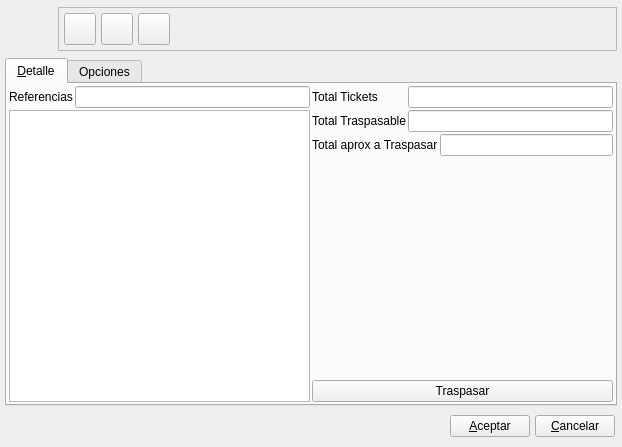
<ui version="4.0" >
 <author>Tomeu Borras</author>
 <class>Z2ZBase</class>
 <widget class="QWidget" name="Z2ZBase" >
  <property name="geometry" >
   <rect>
    <x>0</x>
    <y>0</y>
    <width>622</width>
    <height>447</height>
   </rect>
  </property>
  <property name="focusPolicy" >
   <enum>Qt::StrongFocus</enum>
  </property>
  <property name="windowTitle" >
   <string>Traspaso de Z</string>
  </property>
  <property name="windowIcon" >
   <iconset resource="../../../bulmages.qrc" >
    <normaloff>:/Images/cash.svg</normaloff>:/Images/cash.svg</iconset>
  </property>
  <layout class="QGridLayout" >
   <property name="margin" >
    <number>5</number>
   </property>
   <property name="spacing" >
    <number>5</number>
   </property>
   <item row="0" column="0" colspan="2" >
    <layout class="QHBoxLayout" >
     <property name="spacing" >
      <number>5</number>
     </property>
     <property name="margin" >
      <number>0</number>
     </property>
     <item>
      <widget class="QLabel" name="pixmapLabel1" >
       <property name="sizePolicy" >
        <sizepolicy vsizetype="Fixed" hsizetype="Fixed" >
         <horstretch>0</horstretch>
         <verstretch>0</verstretch>
        </sizepolicy>
       </property>
       <property name="minimumSize" >
        <size>
         <width>48</width>
         <height>48</height>
        </size>
       </property>
       <property name="maximumSize" >
        <size>
         <width>48</width>
         <height>48</height>
        </size>
       </property>
       <property name="pixmap" >
        <pixmap resource="../../../bulmages.qrc" >:/Images/cash.svg</pixmap>
       </property>
       <property name="scaledContents" >
        <bool>true</bool>
       </property>
      </widget>
     </item>
     <item>
      <widget class="QFrame" name="frame_2" >
       <property name="sizePolicy" >
        <sizepolicy vsizetype="Fixed" hsizetype="Expanding" >
         <horstretch>0</horstretch>
         <verstretch>0</verstretch>
        </sizepolicy>
       </property>
       <property name="frameShape" >
        <enum>QFrame::StyledPanel</enum>
       </property>
       <property name="frameShadow" >
        <enum>QFrame::Raised</enum>
       </property>
       <layout class="QHBoxLayout" >
        <property name="spacing" >
         <number>5</number>
        </property>
        <property name="margin" >
         <number>5</number>
        </property>
        <item>
         <widget class="QToolButton" name="mui_guardar" >
          <property name="minimumSize" >
           <size>
            <width>32</width>
            <height>32</height>
           </size>
          </property>
          <property name="maximumSize" >
           <size>
            <width>32</width>
            <height>32</height>
           </size>
          </property>
          <property name="toolTip" >
           <string>Guardar factura</string>
          </property>
          <property name="whatsThis" >
           <string>Guardar factura</string>
          </property>
          <property name="text" >
           <string/>
          </property>
          <property name="icon" >
           <iconset resource="../../../bulmages.qrc" >
            <normaloff>:/Images/edit-save.svg</normaloff>:/Images/edit-save.svg</iconset>
          </property>
          <property name="iconSize" >
           <size>
            <width>32</width>
            <height>32</height>
           </size>
          </property>
         </widget>
        </item>
        <item>
         <widget class="QToolButton" name="mui_borrar" >
          <property name="minimumSize" >
           <size>
            <width>32</width>
            <height>32</height>
           </size>
          </property>
          <property name="maximumSize" >
           <size>
            <width>32</width>
            <height>32</height>
           </size>
          </property>
          <property name="toolTip" >
           <string>Borrar factura</string>
          </property>
          <property name="whatsThis" >
           <string>Borrar factura</string>
          </property>
          <property name="text" >
           <string/>
          </property>
          <property name="icon" >
           <iconset resource="../../../bulmages.qrc" >
            <normaloff>:/Images/edit-delete.svg</normaloff>:/Images/edit-delete.svg</iconset>
          </property>
          <property name="iconSize" >
           <size>
            <width>32</width>
            <height>32</height>
           </size>
          </property>
         </widget>
        </item>
        <item>
         <widget class="QToolButton" name="mui_imprimir" >
          <property name="minimumSize" >
           <size>
            <width>32</width>
            <height>32</height>
           </size>
          </property>
          <property name="maximumSize" >
           <size>
            <width>32</width>
            <height>32</height>
           </size>
          </property>
          <property name="toolTip" >
           <string>Imprimir factura</string>
          </property>
          <property name="whatsThis" >
           <string>Imprimir factura</string>
          </property>
          <property name="text" >
           <string/>
          </property>
          <property name="icon" >
           <iconset resource="../../../bulmages.qrc" >
            <normaloff>:/Images/document-print.svg</normaloff>:/Images/document-print.svg</iconset>
          </property>
          <property name="iconSize" >
           <size>
            <width>32</width>
            <height>32</height>
           </size>
          </property>
         </widget>
        </item>
        <item>
         <spacer>
          <property name="orientation" >
           <enum>Qt::Horizontal</enum>
          </property>
          <property name="sizeType" >
           <enum>QSizePolicy::Preferred</enum>
          </property>
          <property name="sizeHint" stdset="0" >
           <size>
            <width>16</width>
            <height>26</height>
           </size>
          </property>
         </spacer>
        </item>
        <item>
         <widget class="QFrame" name="mui_plugbotones" >
          <property name="sizePolicy" >
           <sizepolicy vsizetype="Fixed" hsizetype="Fixed" >
            <horstretch>0</horstretch>
            <verstretch>0</verstretch>
           </sizepolicy>
          </property>
          <property name="frameShape" >
           <enum>QFrame::NoFrame</enum>
          </property>
          <property name="frameShadow" >
           <enum>QFrame::Plain</enum>
          </property>
          <property name="lineWidth" >
           <number>0</number>
          </property>
         </widget>
        </item>
        <item>
         <spacer>
          <property name="orientation" >
           <enum>Qt::Horizontal</enum>
          </property>
          <property name="sizeType" >
           <enum>QSizePolicy::Expanding</enum>
          </property>
          <property name="sizeHint" stdset="0" >
           <size>
            <width>21</width>
            <height>26</height>
           </size>
          </property>
         </spacer>
        </item>
       </layout>
      </widget>
     </item>
    </layout>
   </item>
   <item row="2" column="0" colspan="2" >
    <layout class="QHBoxLayout" >
     <property name="spacing" >
      <number>5</number>
     </property>
     <property name="margin" >
      <number>2</number>
     </property>
     <item>
      <spacer>
       <property name="orientation" >
        <enum>Qt::Horizontal</enum>
       </property>
       <property name="sizeHint" stdset="0" >
        <size>
         <width>436</width>
         <height>27</height>
        </size>
       </property>
      </spacer>
     </item>
     <item>
      <widget class="QPushButton" name="mui_aceptar" >
       <property name="text" >
        <string>&amp;Aceptar</string>
       </property>
      </widget>
     </item>
     <item>
      <widget class="QPushButton" name="mui_cancelar" >
       <property name="text" >
        <string>&amp;Cancelar</string>
       </property>
      </widget>
     </item>
    </layout>
   </item>
   <item row="1" column="0" colspan="2" >
    <widget class="QTabWidget" name="m_desdfgs" >
     <property name="enabled" >
      <bool>true</bool>
     </property>
     <property name="currentIndex" >
      <number>0</number>
     </property>
     <widget class="QWidget" name="tab1" >
      <property name="geometry" >
       <rect>
        <x>0</x>
        <y>0</y>
        <width>608</width>
        <height>317</height>
       </rect>
      </property>
      <attribute name="title" >
       <string>&amp;Detalle</string>
      </attribute>
      <layout class="QGridLayout" name="gridLayout_3" >
       <item rowspan="3" row="0" column="0" >
        <layout class="QGridLayout" name="gridLayout" >
         <item row="0" column="0" >
          <widget class="QLabel" name="label" >
           <property name="text" >
            <string>Referencias</string>
           </property>
          </widget>
         </item>
         <item row="0" column="1" >
          <widget class="QLineEdit" name="mui_referencia" />
         </item>
         <item row="1" column="0" colspan="2" >
          <widget class="QListWidget" name="mui_listarefs" />
         </item>
        </layout>
       </item>
       <item row="0" column="1" >
        <layout class="QGridLayout" name="gridLayout_2" >
         <item row="0" column="0" >
          <widget class="QLabel" name="label_2" >
           <property name="text" >
            <string>Total Tickets</string>
           </property>
          </widget>
         </item>
         <item row="0" column="1" colspan="2" >
          <widget class="QLineEdit" name="mui_totaltickets" >
           <property name="readOnly" >
            <bool>true</bool>
           </property>
          </widget>
         </item>
         <item row="1" column="0" >
          <widget class="QLabel" name="label_3" >
           <property name="text" >
            <string>Total Traspasable</string>
           </property>
          </widget>
         </item>
         <item row="1" column="1" colspan="2" >
          <widget class="QLineEdit" name="mui_totaltraspasable" >
           <property name="readOnly" >
            <bool>true</bool>
           </property>
          </widget>
         </item>
         <item row="2" column="0" colspan="2" >
          <widget class="QLabel" name="label_4" >
           <property name="text" >
            <string>Total aprox a Traspasar</string>
           </property>
          </widget>
         </item>
         <item row="2" column="2" >
          <widget class="QLineEdit" name="mui_totaltraspasado" />
         </item>
        </layout>
       </item>
       <item row="1" column="1" >
        <spacer name="verticalSpacer" >
         <property name="orientation" >
          <enum>Qt::Vertical</enum>
         </property>
         <property name="sizeHint" stdset="0" >
          <size>
           <width>20</width>
           <height>165</height>
          </size>
         </property>
        </spacer>
       </item>
       <item row="2" column="1" >
        <widget class="QPushButton" name="mui_traspasar" >
         <property name="text" >
          <string>Traspasar</string>
         </property>
        </widget>
       </item>
      </layout>
     </widget>
     <widget class="QWidget" name="Tab2" >
      <property name="geometry" >
       <rect>
        <x>0</x>
        <y>0</y>
        <width>608</width>
        <height>317</height>
       </rect>
      </property>
      <attribute name="title" >
       <string>Opciones</string>
      </attribute>
      <layout class="QGridLayout" name="gridLayout_4" >
       <item rowspan="3" row="0" column="0" >
        <layout class="QVBoxLayout" name="verticalLayout_2" >
         <item>
          <widget class="QLabel" name="label_5" >
           <property name="text" >
            <string>Excluir Familias</string>
           </property>
          </widget>
         </item>
         <item>
          <widget class="QTreeWidget" name="treeWidget" >
           <column>
            <property name="text" >
             <string>1</string>
            </property>
           </column>
          </widget>
         </item>
        </layout>
       </item>
       <item row="0" column="1" >
        <layout class="QVBoxLayout" name="verticalLayout" >
         <item>
          <widget class="QLabel" name="label_6" >
           <property name="text" >
            <string>Excluir Articulo</string>
           </property>
          </widget>
         </item>
         <item>
          <widget class="QLineEdit" name="lineEdit_5" />
         </item>
        </layout>
       </item>
       <item row="1" column="1" >
        <widget class="QListWidget" name="listWidget_2" />
       </item>
       <item row="2" column="1" >
        <layout class="QHBoxLayout" name="horizontalLayout" >
         <item>
          <widget class="QLabel" name="label_7" >
           <property name="text" >
            <string>Nº Minimo lineas ticket</string>
           </property>
          </widget>
         </item>
         <item>
          <widget class="QLineEdit" name="lineEdit_6" />
         </item>
        </layout>
       </item>
       <item row="3" column="1" >
        <widget class="QCheckBox" name="checkBox" >
         <property name="text" >
          <string>No cambiar precios de articulos</string>
         </property>
        </widget>
       </item>
      </layout>
     </widget>
    </widget>
   </item>
  </layout>
 </widget>
 <layoutdefault spacing="2" margin="2" />
 <resources>
  <include location="../../../bulmages.qrc" />
 </resources>
 <connections/>
</ui>
